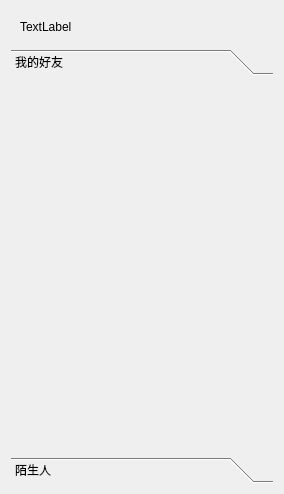
<?xml version="1.0" encoding="UTF-8"?>
<ui version="4.0">
 <class>Friendlist</class>
 <widget class="QDialog" name="Friendlist">
  <property name="geometry">
   <rect>
    <x>0</x>
    <y>0</y>
    <width>284</width>
    <height>494</height>
   </rect>
  </property>
  <property name="windowTitle">
   <string>Dialog</string>
  </property>
  <layout class="QGridLayout" name="gridLayout">
   <item row="0" column="0">
    <widget class="QWidget" name="widget" native="true">
     <layout class="QGridLayout" name="gridLayout_2">
      <item row="0" column="0">
       <widget class="QLabel" name="label_title">
        <property name="text">
         <string>TextLabel</string>
        </property>
       </widget>
      </item>
     </layout>
    </widget>
   </item>
   <item row="1" column="0">
    <widget class="QToolBox" name="toolBox">
     <property name="currentIndex">
      <number>0</number>
     </property>
     <widget class="QWidget" name="page_friend">
      <property name="geometry">
       <rect>
        <x>0</x>
        <y>0</y>
        <width>266</width>
        <height>388</height>
       </rect>
      </property>
      <attribute name="label">
       <string>我的好友</string>
      </attribute>
     </widget>
     <widget class="QWidget" name="page_unknow">
      <property name="geometry">
       <rect>
        <x>0</x>
        <y>0</y>
        <width>266</width>
        <height>388</height>
       </rect>
      </property>
      <attribute name="label">
       <string>陌生人</string>
      </attribute>
     </widget>
    </widget>
   </item>
  </layout>
 </widget>
 <resources/>
 <connections/>
</ui>
